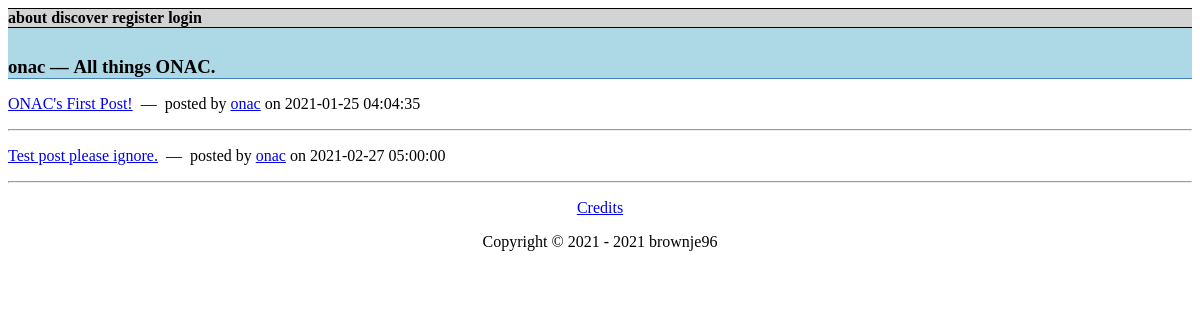
Page /web/root/community.php?name=onac on the earlier database version.
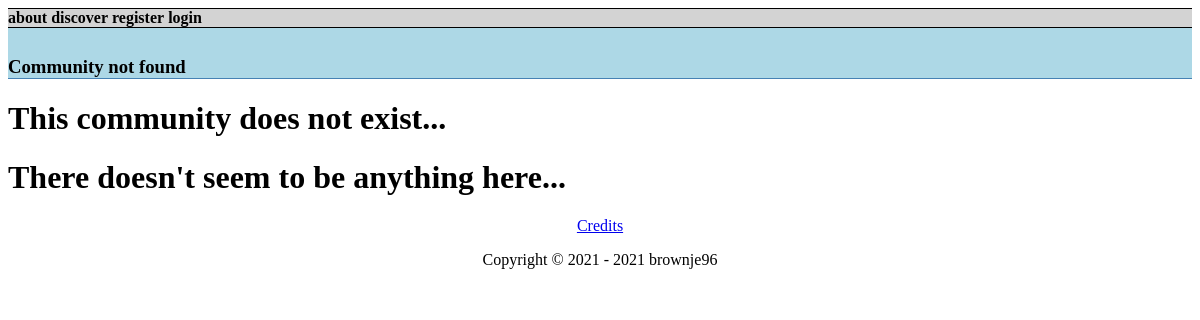
Same page on the later database version.
### tables this page shows
CREATE TABLE `community` (
  `communityID` int(11) NOT NULL AUTO_INCREMENT,
  `communityName` varchar(25) NOT NULL,
  `isPrivate` bit(1) NOT NULL DEFAULT b'0',
  `privateReason` text DEFAULT NULL,
  `foundingUser` varchar(25) NOT NULL,
  `foundingTimestamp` timestamp NOT NULL DEFAULT current_timestamp(),
  `isWarned` bit(1) NOT NULL DEFAULT b'0',
  `warnedReason` text DEFAULT NULL,
  `isBanned` bit(1) NOT NULL DEFAULT b'0',
  `bannedReason` text DEFAULT NULL,
  `description` text DEFAULT NULL,
  PRIMARY KEY (`communityID`),
  UNIQUE KEY `community_UN` (`communityName`),
  KEY `community_FK` (`foundingUser`),
  CONSTRAINT `community_FK` FOREIGN KEY (`foundingUser`) REFERENCES `user` (`username`)
);

CREATE TABLE `post` (
  `postID` int(11) NOT NULL AUTO_INCREMENT,
  `postHash` varchar(10) NOT NULL,
  `poster` varchar(25) NOT NULL,
  `community` varchar(25) NOT NULL,
  `caption` text NOT NULL,
  `postTime` timestamp NOT NULL DEFAULT current_timestamp(),
  `nsfw` bit(1) NOT NULL DEFAULT b'0',
  `locked` bit(1) NOT NULL,
  `contents` text NOT NULL,
  PRIMARY KEY (`postID`),
  UNIQUE KEY `post_UN` (`postHash`),
  KEY `post_FK` (`poster`),
  KEY `post_FK_1` (`community`),
  CONSTRAINT `post_FK` FOREIGN KEY (`poster`) REFERENCES `user` (`username`),
  CONSTRAINT `post_FK_1` FOREIGN KEY (`community`) REFERENCES `community` (`communityName`)
);

### web/root/queries.php (called while the page is built, shortened)
<?php
	$query_get_community_from_name 				    = "SELECT * FROM community WHERE communityName='%s'";
	$query_get_last_10_posts_from_community         = "SELECT postHash, poster, caption, postTime, nsfw FROM post WHERE community='%s' ORDER BY postID ASC LIMIT 10";
?>

### web/root/community.php (the view, shortened to what this page needs)
<?php
 require_once 'onac.php';
 $community = $_GET["name"];
 $result1 = $database_connection->query(sprintf($query_get_community_from_name, $community));
 $result2 = $database_connection->query(sprintf($query_get_last_10_posts_from_community, $community));
 while($row = $result1->fetch_assoc()) {
	 $description 		= $row["description"];
	 $private			= $row["isPrivate"];
	 $privateReason		= $row["privateReason"];
	 $banned 			= $row["isBanned"];
 }
?>
<!DOCTYPE html>
<HTML>
 <HEAD>
  <link href="data/style/main.css" rel="stylesheet">
 </HEAD>
 <BODY>
 <?php include "data/inc/navbar.inc"; ?>
 <div class="headbar">
  <h3>
   <?php
    if($banned == 1) echo "Banned Community";
    else if($result1->num_rows === 0) echo "Community not found";
    else {
	    echo $community . "&nbsp;&mdash;&nbsp;" . $description;
    }
   ?>
  </h3>
 </div>
<?php
 if($private == 1) {
  echo "<img class=\"centered_image\" src=\"data/img/key.png\" />";
  echo "<h1 class=\"centered_text\">This community is private</h1>";
  echo "<h2 class=\"centered_text\">" . $privateReason . "</h2>";
 } else if($banned != 1) {
	 if($result1->num_rows == 0) {
		 echo "<h1>This community does not exist...</h1>";
	 }
	 if($result2->num_rows > 0) {
		 while($row = $result2->fetch_assoc()) {
			echo "<p><a href=\"post.php?hash=" . $row["postHash"] . "\">" . $row["caption"]. "</a>";
			echo "&ensp;&mdash;&ensp;posted by <a href=\"profile.php?name=" . $row["poster"] . "\">". $row["poster"] . "</a> on " . $row["postTime"] . "</p>";
			echo "<hr/>";
		 }
	 } else echo "<h1>There doesn't seem to be anything here...</h1>";
 }
?>
<?php include "data/inc/footer.inc"; ?>
 </BODY>
</HTML>

### web/root/data/inc/navbar.inc
<div class="navbar">
 <ul>
  <li><a href="index.php">about</a></li>
  <li><a href="discover.php">discover</a></li>
  <?php
   if(isset($_SESSION) && isset($_SESSION['login_user']))  {
    $account = $_SESSION['login_user'];
    echo "<li>&nbsp;<a href=\"profile.php?name=$account\">$account</a></li>&nbsp; ";
    echo "<li><a href=\"logout.php\">logout</a></li> ";
   } else {
   echo "<li><a href=\"register.php\">register</a></li> ";
   echo "<li><a href=\"login.php\">login</a></li> ";
   }
  ?>
 </ul>
</div>

### web/root/data/inc/footer.inc
<footer>
 <p class="centered_text"><a href="credits.php">Credits</a></p>
 <p class="centered_text">Copyright &copy; 2021 - <?php echo date("Y"); ?> brownje96</p>
</footer>

### web/root/data/style/main.css (style rules this page uses)
.centered_text { text-align: center; }
.navbar { border-style: solid none solid none; border-width: 1px; }
.navbar ul { list-style: none; list-style-type: none; background-color: lightgray; margin: 0; padding: 0; }
.navbar li { display: inline; font-weight: bold; }
.navbar a { outline: none; border: none; text-decoration: none; color: inherit; }
.headbar { background-color: lightblue; height: 50px; width: 100%; display: inline-block; padding: 0px; border-style: none none solid none; border-color: steelblue; border-width: 1px; }
.headbar h3 { line-height: 40px; vertical-align: bottom; }

Differences in the rows shown:
removed community: description "All things ONAC."
removed post: caption "ONAC's First Post!", poster "onac", postTime "2021-01-25 04:04:35"
removed post: caption "Test post please ignore.", poster "onac", postTime "2021-02-27 05:00:00"
Other differences:
$community: "onac" → (not shown)
text now shown: "Community not found This community does not exist... There doesn't seem to be anything here..."
